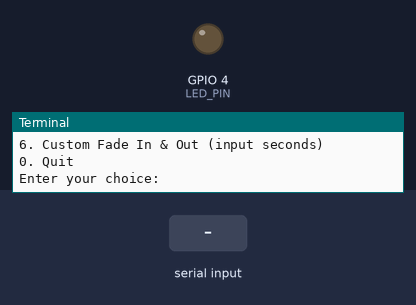
The program below on a simulated Raspberry Pi (BCM pin numbers). Shown: output pins drawn as LEDs (lit = HIGH), the last lines printed to the terminal. Inputs (shaded band) come from the test bench.

Above: at 1.2 s.
1.3 s: "3" typed at the terminal, then Enter
At 1.97 s:
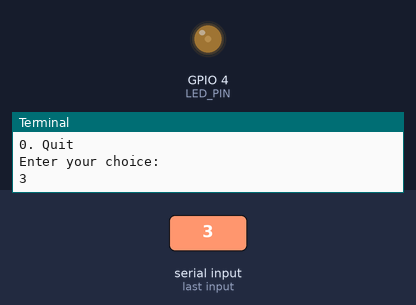
4.3 s: "1" typed at the terminal, then Enter
At 5.3 s:
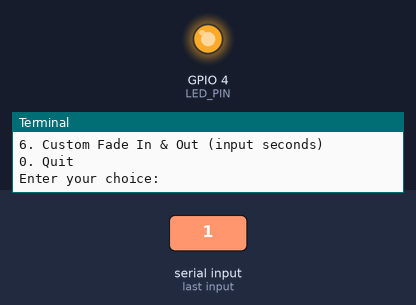
5.8 s: "4" typed at the terminal, then Enter
At 6.62 s:
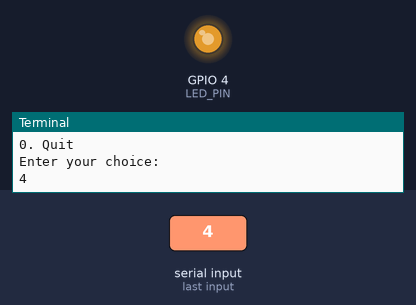
Timing chart, 0 to 10.3 s (numbered marks = the images above; inputs shaded):
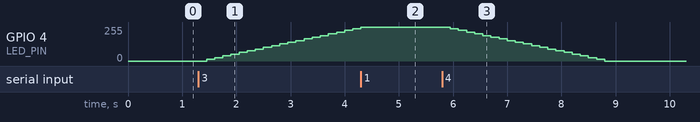

The program:

CHJmission013002.py
```python
import RPi.GPIO as GPIO
import time

LED_PIN = 4

def initialize_led():
    GPIO.setmode(GPIO.BCM)
    GPIO.setup(LED_PIN, GPIO.OUT)

def led_on():
    GPIO.output(LED_PIN, GPIO.HIGH)

def led_off():
    GPIO.output(LED_PIN, GPIO.LOW)

def fade_in(duration):
    pwm_led = GPIO.PWM(LED_PIN, 1000)
    pwm_led.start(0)

    for duty_cycle in range(0, 101, 5):
        pwm_led.ChangeDutyCycle(duty_cycle)
        time.sleep(duration / 20)

    pwm_led.stop()

def fade_out(duration):
    pwm_led = GPIO.PWM(LED_PIN, 1000)
    pwm_led.start(100)

    for duty_cycle in range(100, -1, -5):
        pwm_led.ChangeDutyCycle(duty_cycle)
        time.sleep(duration / 20)

    pwm_led.stop()

def fade_in_out(duration):
    fade_in(duration)
    time.sleep(duration)
    fade_out(duration)

def custom_fade_in_out(seconds):
    fade_in(seconds)
    time.sleep(seconds)
    fade_out(seconds)

def main():
    initialize_led()

    while True:
        print("\nSelect LED function:")
        print("1. LED On")
        print("2. LED Off")
        print("3. LED Fade In (3 seconds)")
        print("4. LED Fade Out (3 seconds)")
        print("5. LED Fade In & Out (6 seconds)")
        print("6. Custom Fade In & Out (input seconds)")
        print("0. Quit")

        choice = input("Enter your choice: ")

        if choice == "1":
            led_on()
        elif choice == "2":
            led_off()
        elif choice == "3":
            fade_in(3)
        elif choice == "4":
            fade_out(3)
        elif choice == "5":
            fade_in_out(3)
        elif choice == "6":
            seconds = float(input("Enter the duration in seconds: "))
            custom_fade_in_out(seconds)
        elif choice == "0":
            print("Exiting the program.")
            break
        else:
            print("Invalid choice. Please enter a valid option.")

if __name__ == "__main__":
    try:
        main()
    except KeyboardInterrupt:
        print("Program terminated by user.")
    finally:
        GPIO.cleanup()
```

Measured:
- after the input at 1.3 s, GPIO 4 (LED_PIN): moves from 0/255 to 242/255 over 2.7 s, starting after 0.15 s
- after the input at 4.3 s, GPIO 4 (LED_PIN): goes on until 4.3 s, then stays 255/255
- after the input at 5.8 s, GPIO 4 (LED_PIN): moves from 255/255 to 0/255 over 2.9 s, starting after 0.15 s
